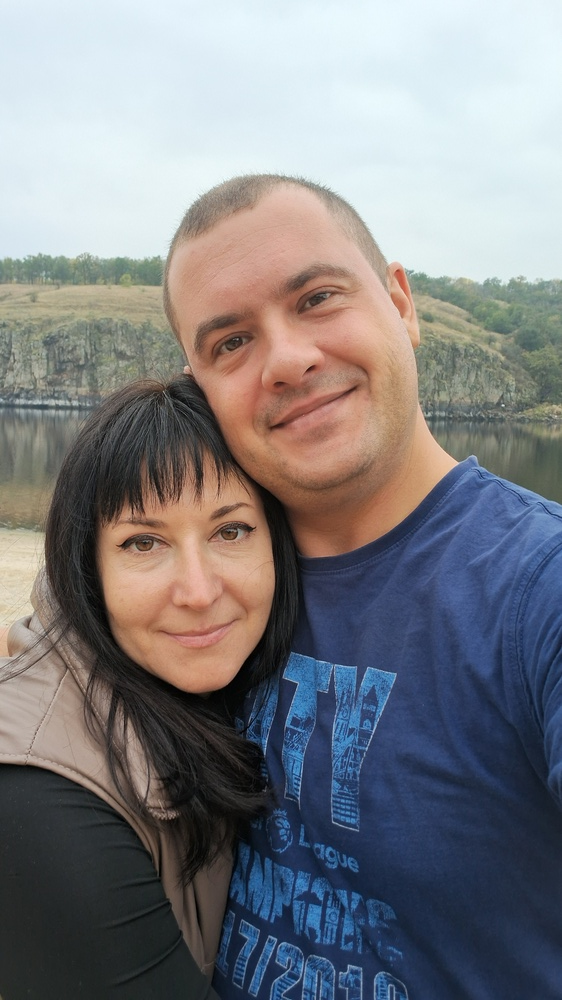
#> input picture imgs/2.jpg, 562 x 1000 px, shrunk from 2322 x 4128 before the run
$ python -i preprocess.py   (imports and definitions only)   (older library calls are emulated)
#> lines starting #> are read from the running program, lines starting #| are printed output that depends on the picture; after the words box and inside, x2 and y2 are one past the last pixel; in counts of white or black regions, pixels touching at a corner belong together
#> further down, picture is the input picture: shape (1000, 562, 3); mean B, G, R 130.4, 126.5, 126.5
"""Згладжування зі збереженням меж, колірний простір Lab, карта значущості (без ШІ)."""
from __future__ import annotations

import cv2
import numpy as np


def denoise(bgr: np.ndarray, iterations: int) -> np.ndarray:
    out = bgr
    for _ in range(max(1, iterations)):
        out = cv2.bilateralFilter(out, d=9, sigmaColor=35, sigmaSpace=7)
    return out


def denoise_zoned(bgr: np.ndarray, iterations: int, unit: np.ndarray | None) -> np.ndarray:
    """Згладжування слабшає в зонах пріоритету (там лишаються дрібніші деталі)."""
    heavy = denoise(bgr, iterations)
    if unit is None or not unit.any():
        return heavy
    # у зоні пріоритету лишається лише дуже легке згладжування: дрібні деталі (очі, губи, зморшки) не розмиваються
    light = cv2.bilateralFilter(bgr, d=5, sigmaColor=18, sigmaSpace=3)
    u = unit[..., None]
    return np.clip(light.astype(np.float32) * u + heavy.astype(np.float32) * (1.0 - u) + 0.5, 0, 255).astype(np.uint8)


def to_lab(bgr: np.ndarray) -> np.ndarray:
    """float32 Lab (L 0..100, a/b приблизно -127..127)."""
    f = bgr.astype(np.float32) / 255.0
    return cv2.cvtColor(f, cv2.COLOR_BGR2Lab)


def lab_to_bgr_u8(lab: np.ndarray) -> np.ndarray:
    bgr = cv2.cvtColor(lab.astype(np.float32), cv2.COLOR_Lab2BGR)
    return np.clip(bgr * 255.0 + 0.5, 0, 255).astype(np.uint8)


def saliency_map(bgr: np.ndarray) -> np.ndarray:
    """Значущість 0..1 за локальним контрастом і щільністю меж. Класичний метод,
    без розпізнавання об'єктів."""
    g = cv2.cvtColor(bgr, cv2.COLOR_BGR2GRAY).astype(np.float32)
    g = cv2.GaussianBlur(g, (0, 0), 1.5)
    gx = cv2.Sobel(g, cv2.CV_32F, 1, 0, ksize=3)
    gy = cv2.Sobel(g, cv2.CV_32F, 0, 1, ksize=3)
    mag = cv2.magnitude(gx, gy)
    density = cv2.GaussianBlur(mag, (0, 0), 6.0)
    hi = float(np.percentile(density, 95)) or 1.0
    return np.clip(density / hi, 0.0, 1.0)


def skin_map(bgr: np.ndarray, min_blob_frac: float = 0.004) -> np.ndarray:
    """М'яка карта «схоже на шкіру» 0..1 за кольором (YCrCb) --- класичний поріг, без розпізнавання облич.
    Лишаються лише достатньо великі суцільні плями (обличчя, руки), щоб поодинокі крапки не рахувалися;
    уздовж країв пляма розмивається. Хибні спрацювання (пісок, дерево) лише додають там деталізації."""
#> called with min_blob_frac = 0.004
    ycc = cv2.cvtColor(cv2.GaussianBlur(bgr, (0, 0), 2.0), cv2.COLOR_BGR2YCrCb)
#> ycc: shape (1000, 562, 3); mean of channels 0, 1, 2 127, 127.7, 130
    y, cr, cb = ycc[..., 0], ycc[..., 1], ycc[..., 2]
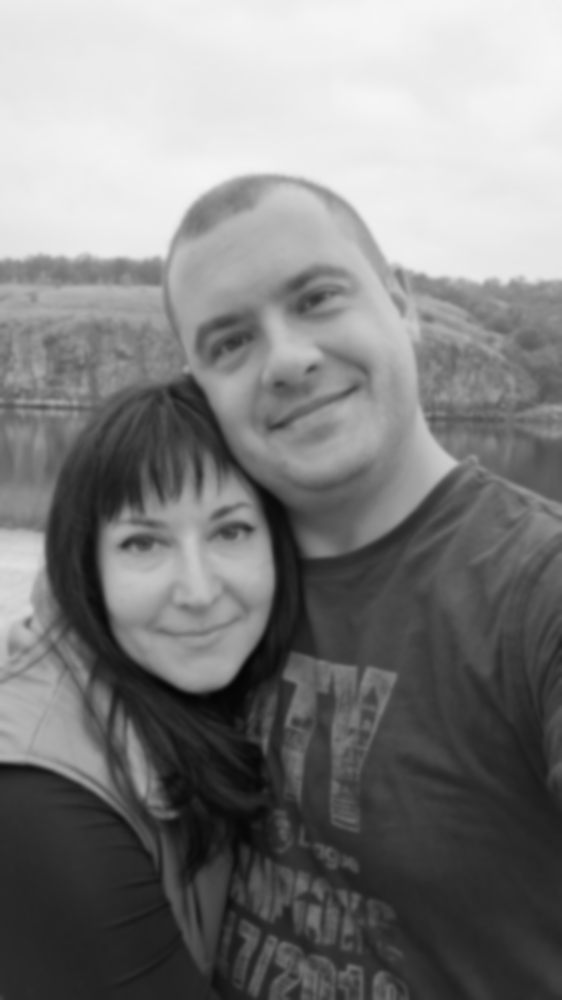
#> y: shape (1000, 562); min 5, max 245, mean 127
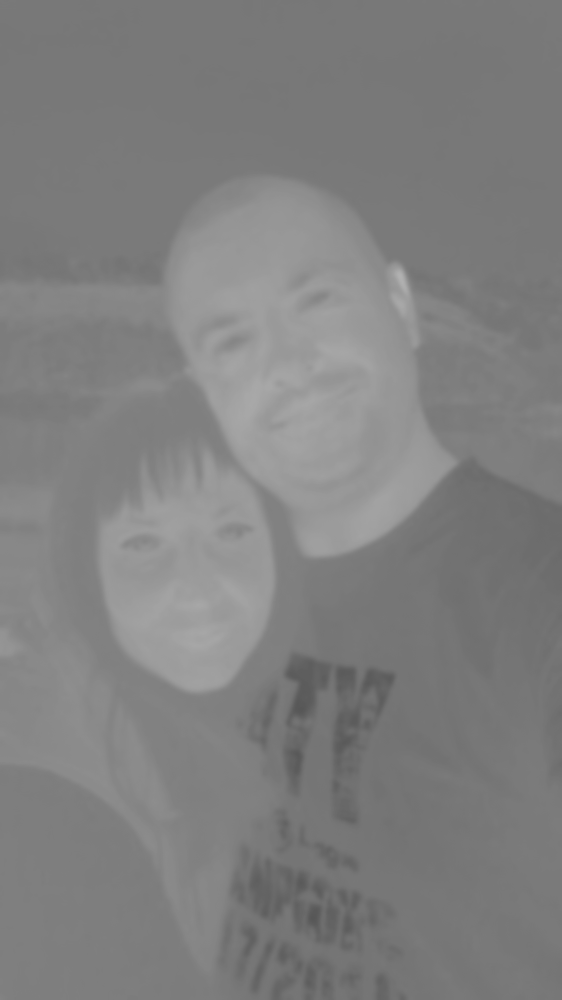
#> cr: shape (1000, 562); min 87, max 177, mean 127.7
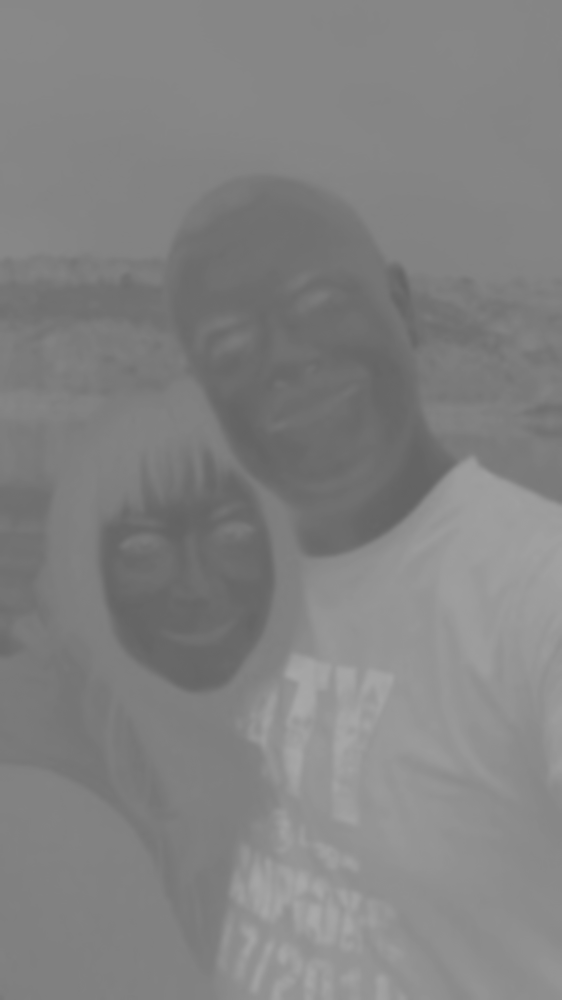
#> cb: shape (1000, 562); min 99, max 170, mean 130
    m = ((cr >= 135) & (cr <= 175) & (cb >= 80) & (cb <= 128) & (y >= 40)).astype(np.uint8)
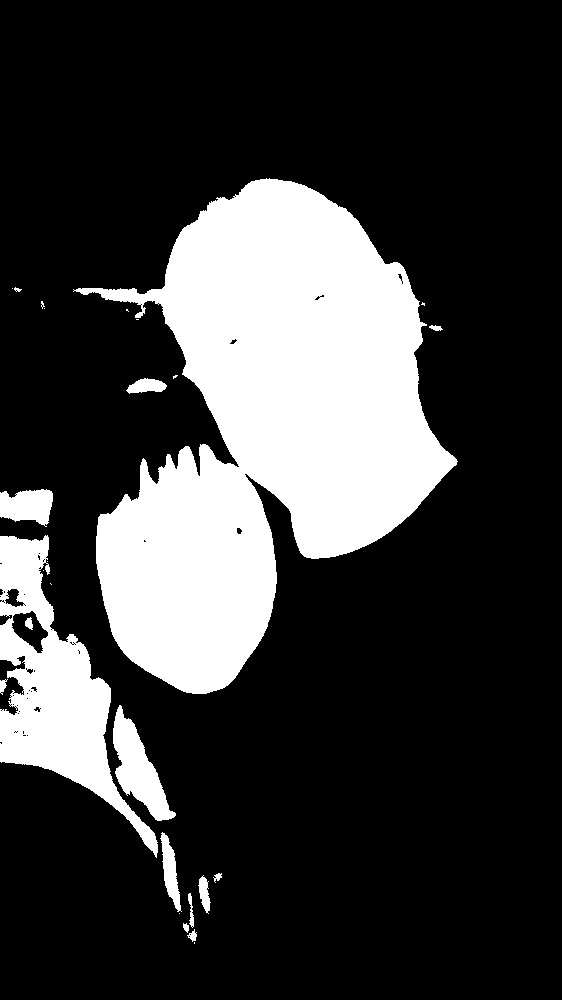
#> m: shape (1000, 562); values 0 (black) and 1 (white), 23.1% white; 27 white regions (12 under 20 px), largest, box (x1, y1, x2, y2) and area: (73, 178, 458, 694) 105457, (0, 535, 158, 858) 17747, (113, 705, 176, 821) 3103
    m = cv2.morphologyEx(m, cv2.MORPH_CLOSE, cv2.getStructuringElement(cv2.MORPH_ELLIPSE, (9, 9)))
#> m: shape (1000, 562); values 0 (black) and 1 (white), 23.5% white; 11 white regions (4 under 20 px), largest, box (x1, y1, x2, y2) and area: (73, 178, 458, 694) 106050, (0, 535, 197, 944) 23467, (0, 489, 53, 527) 1518
    n, lab, stats, _ = cv2.connectedComponentsWithStats(m, connectivity=8)
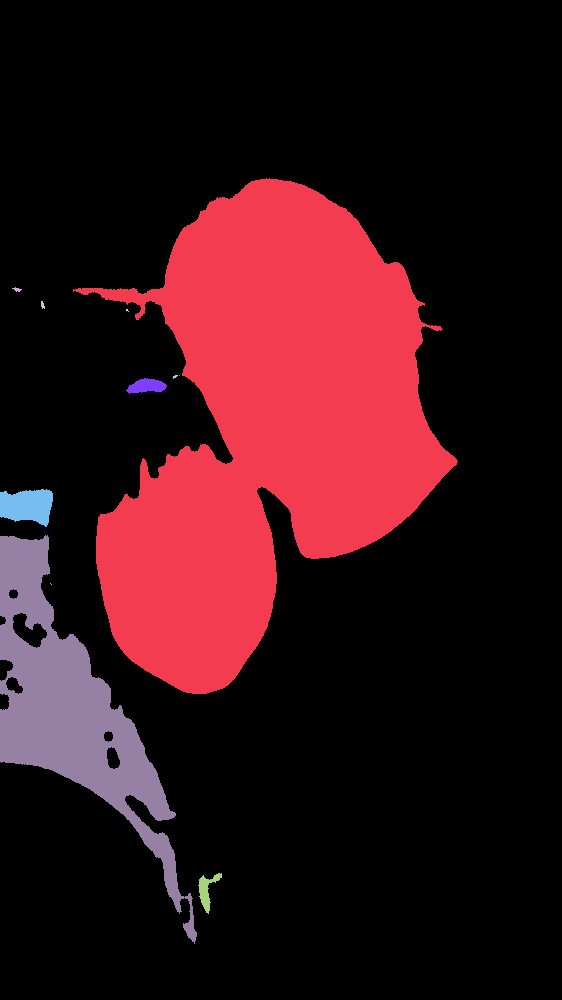
#> lab: shape (1000, 562) int32; 12 distinct labels, from 0 to 11; one colour per label, 0 black
#> n = 12; stats = [[0, 0, 562, 1000, 430103], [73, 178, 385, 516, 106050], [12, 287, 10, 5, 25], [41, 301, 4, 8, 22], [126, 309, 3, 3, 5], [173, 375, 5, 4, 11], [179, 375, 1, 1, 1], [126, 378, 41, 16, 425], [0, 489, 53, 38, 1518], [0, 535, 197, 409, 23467], [50, 583, 2, 2, 2], [198, 873, 24, 41, 371]]
    keep = np.zeros(n, bool)
    keep[1:] = stats[1:, cv2.CC_STAT_AREA] >= min_blob_frac * m.size
    m = keep[lab].astype(np.float32)
#> m: shape (1000, 562) float32; values 0 (black) and 1 (white), 23% white; 2 white regions, box (x1, y1, x2, y2) and area: (73, 178, 458, 694) 106050, (0, 535, 197, 944) 23467
    k = max(3, int(min(bgr.shape[:2]) * 0.03)) | 1
#> k = 17
    m = cv2.dilate(m, cv2.getStructuringElement(cv2.MORPH_ELLIPSE, (k, k)))      # очі, брови, губи лежать у плямі шкіри
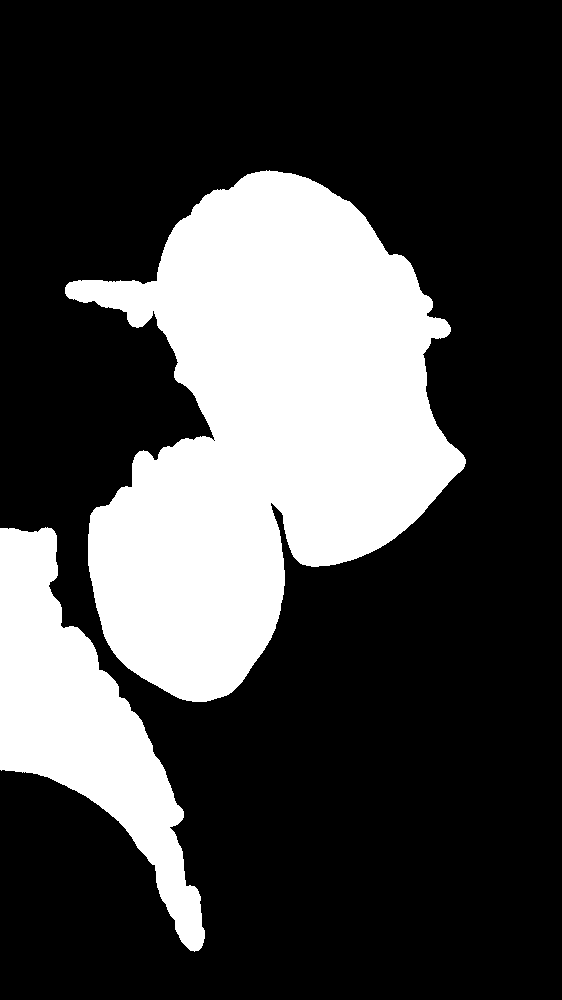
#> m: shape (1000, 562) float32; values 0 (black) and 1 (white), 27.6% white; 2 white regions, box (x1, y1, x2, y2) and area: (65, 170, 466, 702) 122136, (0, 527, 205, 952) 32712
    return np.clip(cv2.GaussianBlur(m, (0, 0), k / 3.0), 0.0, 1.0)
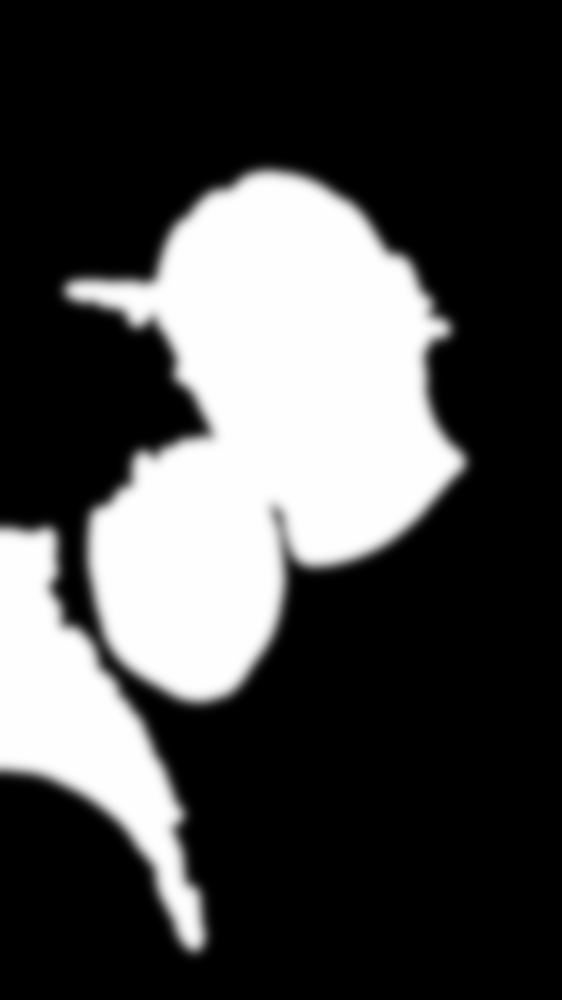
#> returned value: shape (1000, 562) float32; min 0, max 1, mean 0.276

>>> import cv2
>>> picture = cv2.imread('../../imgs/2.jpg')
>>> result = skin_map(picture)

$ run again, on imgs/3.jpg
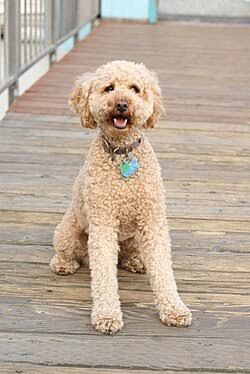
#> input picture imgs/3.jpg, 250 x 374 px
#> picture is the input picture: shape (374, 250, 3); mean B, G, R 154, 170.4, 186.6
#> ycc: shape (374, 250, 3); mean of channels 0, 1, 2 173.4, 137.4, 117.1
#> in skin_map, `n, lab, stats, _ = cv2.connectedComponentsWithStats(m, connectivity=8)`:
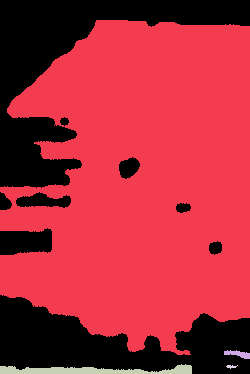
#> lab: shape (374, 250) int32; 5 distinct labels, from 0 to 4; one colour per label, 0 black
#> n = 5; stats = [[0, 0, 250, 374, 28238], [0, 20, 250, 335, 63997], [224, 350, 26, 9, 130], [0, 364, 192, 10, 1108], [226, 365, 12, 4, 27]]
#> in skin_map, `return np.clip(cv2.GaussianBlur(m, (0, 0), k / 3.0), 0.0, 1.0)`:
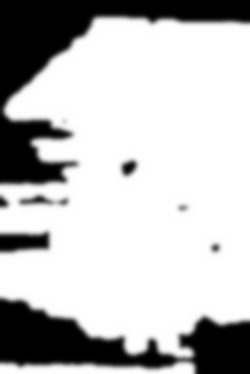
#> returned value: shape (374, 250) float32; min 0, max 1, mean 0.746
